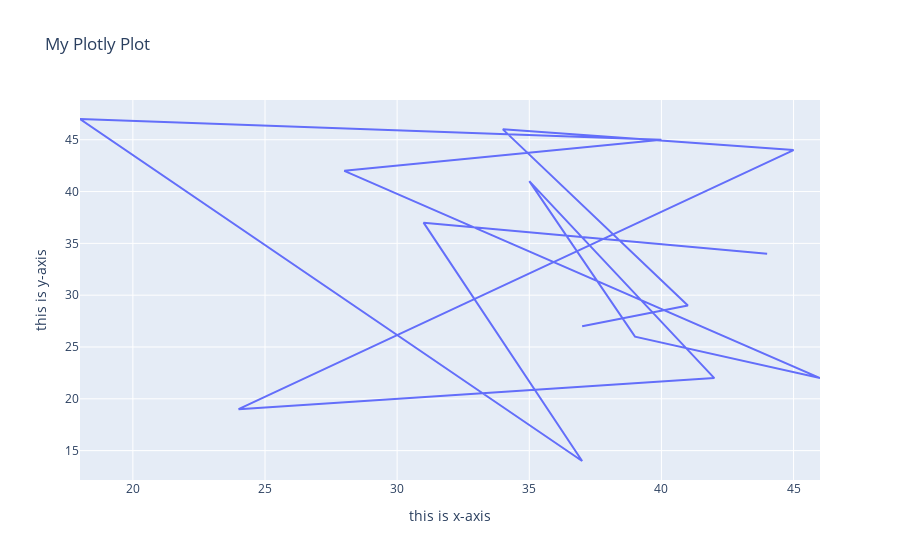

Notebook code cell kept with this figure:
### Code cell
fig = go.Figure(data = go.Scatter(x = abc, y = xyz, mode = "lines"))

fig.update_layout(
    title = "My Plotly Plot",
    xaxis_title = "this is x-axis",
    yaxis_title = "this is y-axis"
)

### Figure 1 — Plotly figure (JSON) as saved in the notebook; plotly's stock layout.template omitted (floating-point values rounded to 4 significant figures)
{"data": [{"mode": "lines", "type": "scatter", "x": [44, 31, 37, 18, 40, 28, 46, 39, 35, 42, 24, 45, 34, 41, 37], "y": [34, 37, 14, 47, 45, 42, 22, 26, 41, 22, 19, 44, 46, 29, 27]}], "layout": {"autosize": true, "title": {"text": "My Plotly Plot"}, "xaxis": {"autorange": true, "range": [18, 46], "title": {"text": "this is x-axis"}, "type": "linear"}, "yaxis": {"autorange": true, "range": [12.17, 48.83], "title": {"text": "this is y-axis"}, "type": "linear"}}}
